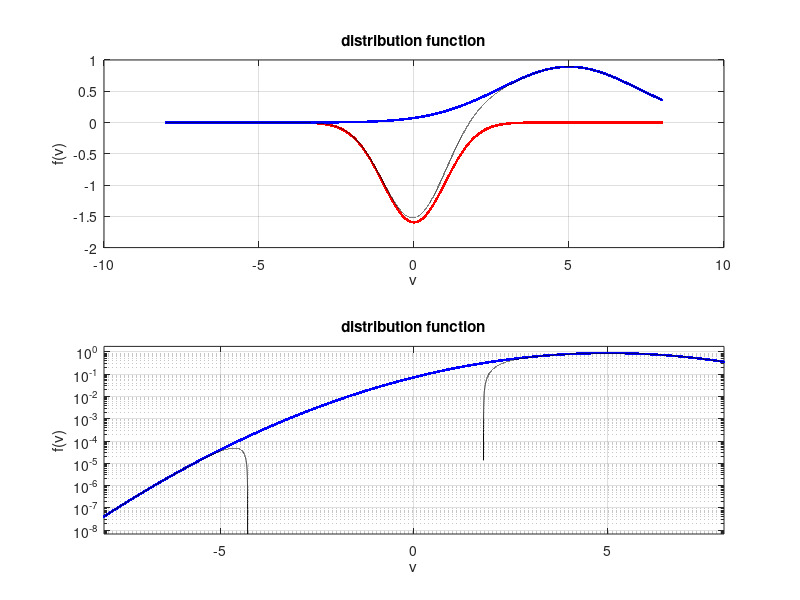

Reproduce this figure in MATLAB. (Note: this script raises an error after producing the figure.)
clear
No = 1000;
Ng = 801;

Disp_real = zeros(Ng,No);
Disp_imag = zeros(Ng,No);

gamma_min = -0.8; 
gamma_max = 0.5; 
omega_min = 0.5;
omega_max = 1.5;
%gamma_min = -0.1; 
%gamma_max = 0.2; 
%omega_min = 0.9;
%omega_max = 1.3;
pas_o = (omega_max-omega_min)/No;
pas_g = (gamma_max-gamma_min)/ (Ng-1);

omega = (omega_min+pas_o):pas_o:omega_max;
gamma = (gamma_min:pas_g:gamma_max);

%================================================
% Characteristics of distribution functions
%================================================
disp('*****************')
disp('Characteristics of the equilibrium distribution functions')
disp('   F1 = (1-eps) * exp{-v^2/2} / sqrt(2*pi)')
disp('   F2 = eps * exp{-(v-v0)^2/(2*T0)} / sqrt(2*pi*T0)')
disp('*****************')
eps_string = input('Value of epsilon: [default: eps=0.1] eps = ','s');
if (~isempty(eps_string))
  eps = str2num(eps_string);
else
  eps = 0.1;
end
v0_string = input('Value of v0: [default: v0=3.8] v0 = ','s');
if (~isempty(v0_string))
  v0 = str2num(v0_string);
else
  v0 = 3.8;
end
T0_string = input('Value of T0: [default: T0=0.2] T0 = ','s');
if (~isempty(T0_string))
  T0 = str2num(T0_string);
else
  T0 = 0.2;
end

% Velocity
vmax  = 8;
v     = -vmax:1.e-4:vmax;
v2    = v.*v;
vmv02 = (v-v0).*(v-v0);

% Distribution functions
f1 = (1-eps) * exp(-0.5*v2) / sqrt(2*pi);
f2 = eps * exp(-vmv02/(2*T0)) / sqrt(2*pi*T0);
ftot = f1 + f2;

figure();
subplot(211)
plot(v,f1,'r.',v,f2,'b.',v,ftot,'k');grid
xlabel('v');ylabel('f(v)');
title(['distribution function'])
subplot(212)
semilogy(v,f1,'r.',v,f2,'b.',v,ftot,'k');grid
axis([-vmax vmax min(f1) 2*max(ftot)]);
xlabel('v');ylabel('f(v)');
title(['distribution function'])

%================================================
% Dispersion relation
%================================================
% Selection of the wave vector
kstring = input('Wave vector: [default: k=0.377] k = ','s');
if (~isempty(kstring))
  k = str2num(kstring);
else
  k=0.377;
end
k2 = k*k;

z  = ones(Ng,1)*omega + 1i.*(gamma')*ones(1,No);
z1 = z / (sqrt(2)*abs(k));
z2 = (z-k*v0) / (sqrt(2*T0)*abs(k));

dispersion1 = (1-eps) * (1 + z1.*zetaf(z1)); 
dispersion2 = eps/T0 * (1 + z2.*zetaf(z2)); 
dispersion  = k2 + dispersion1 + dispersion2;

D     = abs(dispersion);
Log_D = -log(D);

Nmax = 40;
Nf1  = 15;
Nf2  = 5;
Nf3  = 10;
fscale = zeros(1,Nmax);
maxf = max(max(Log_D));
minf = 0.6;
pasf  = (maxf-minf)/(Nf1-1);
fscale((Nmax-Nf1+1):Nmax) = minf:pasf:maxf;
maxf = 0.5;
minf = -0.5;
pasf  = (maxf-minf)/(Nf2-1);
fscale((Nmax-Nf1-Nf2+1):(Nmax-Nf1)) = minf:pasf:maxf;
maxf =-2;
minf = min(min(Log_D));
pasf  = (maxf-minf)/(Nf3-1);
fscale(1:Nf3) = minf:pasf:maxf;

lwidth = 1;
figure();
set(newplot,'fontsize',20)
contour(omega,gamma,Log_D,fscale,'b','linewidth',lwidth);
xlabel('Real part of \omega');ylabel('Imaginary part of \omega');
title(['poles of the dispersion function'])
hold on
  plot([omega_min omega_max],[0 0],'r')
hold off

[ig,io]=find(Log_D==max(max(Log_D)));
omega_sol = omega(io);
gamma_sol = gamma(ig);
display('=================================')
display('Solution of Dispersion Relation:')
display(['wave number k  = ',num2str(k)])
display(['real frequency = ',num2str(omega_sol)])
display(['growth rate    = ',num2str(gamma_sol)])
display(['phase velocity = ',num2str(omega_sol/k)])
display(['phase velocity = ',num2str(sqrt(omega_sol^2 + gamma_sol^2)/k)])
display('=================================')
